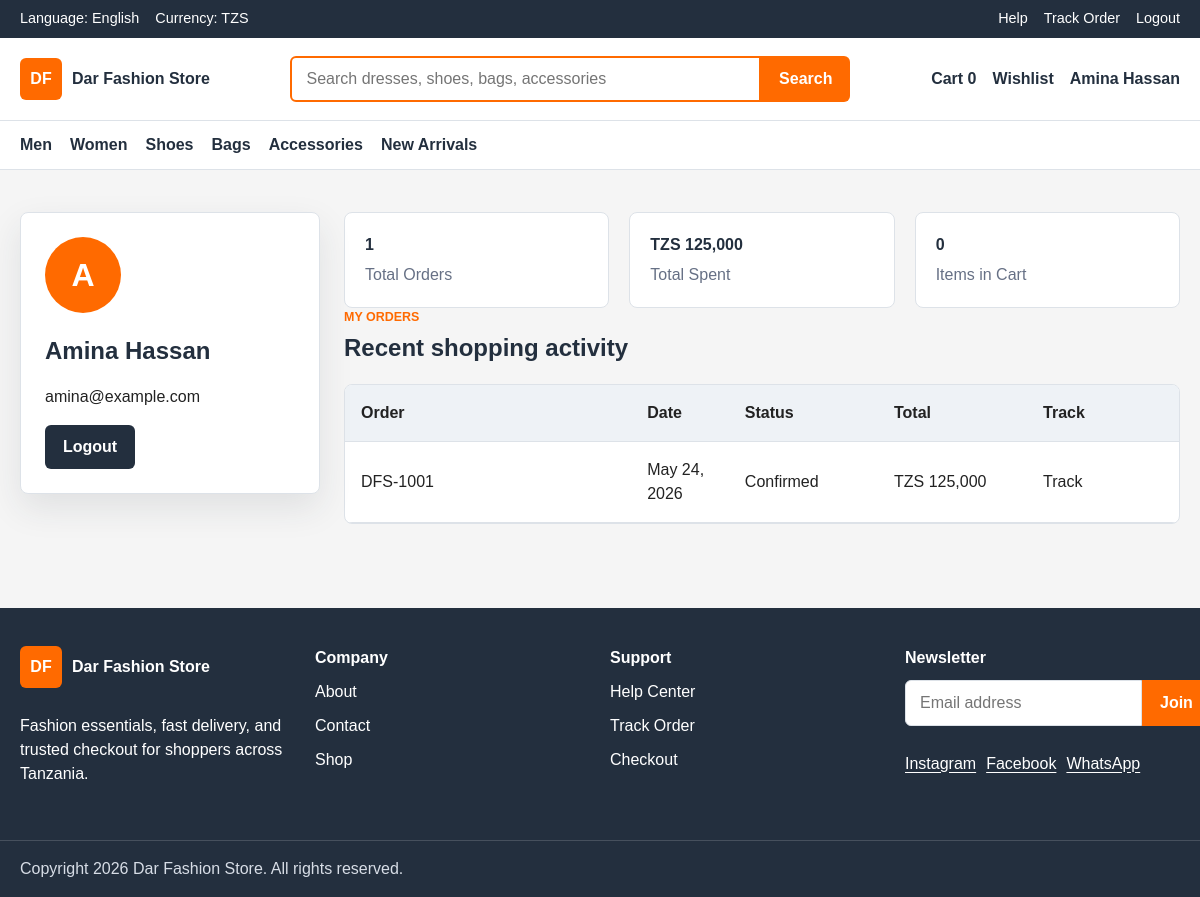
Page /profile.php (signed in) on the earlier database version.
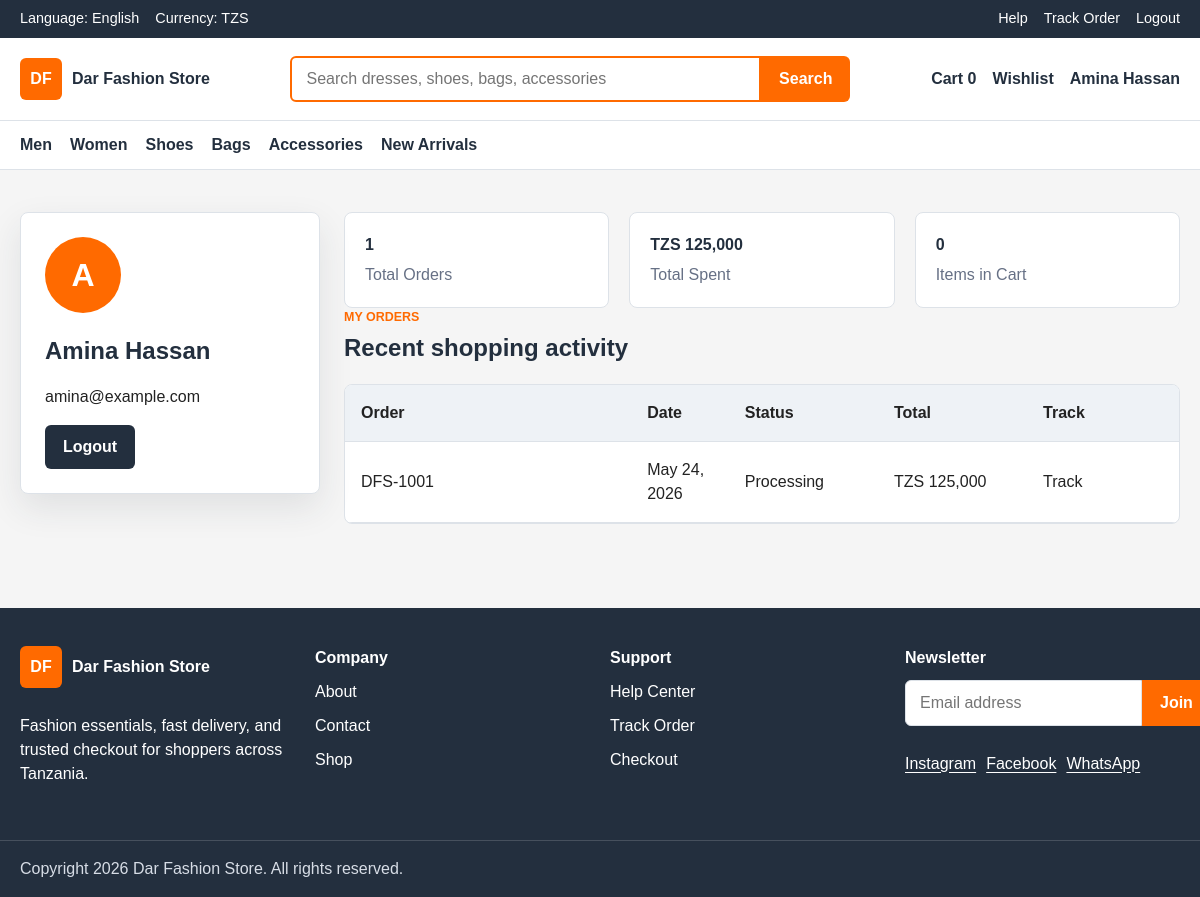
Same page on the later database version.
### tables this page shows
CREATE TABLE orders (
    id INT UNSIGNED AUTO_INCREMENT PRIMARY KEY,
    order_number VARCHAR(40) NOT NULL UNIQUE,
    user_id INT UNSIGNED,
    customer_name VARCHAR(120) NOT NULL,
    customer_email VARCHAR(160) NOT NULL,
    customer_phone VARCHAR(30) NOT NULL,
    shipping_address TEXT NOT NULL,
    subtotal DECIMAL(10,2) NOT NULL DEFAULT 0.00,
    delivery_fee DECIMAL(10,2) NOT NULL DEFAULT 0.00,
    total DECIMAL(10,2) NOT NULL,
    status ENUM('pending', 'confirmed', 'processing', 'shipped', 'in_transit', 'out_for_delivery', 'delivered', 'cancelled') NOT NULL DEFAULT 'pending',
    delivery_company VARCHAR(120),
    delivery_notes TEXT,
    estimated_delivery_days INT UNSIGNED NOT NULL DEFAULT 1,
    created_at TIMESTAMP NOT NULL DEFAULT CURRENT_TIMESTAMP,
    updated_at TIMESTAMP NOT NULL DEFAULT CURRENT_TIMESTAMP ON UPDATE CURRENT_TIMESTAMP,
    CONSTRAINT fk_orders_user
        FOREIGN KEY (user_id) REFERENCES users(id)
        ON UPDATE CASCADE
        ON DELETE SET NULL,
    INDEX idx_orders_user (user_id),
    INDEX idx_orders_status (status),
    INDEX idx_orders_created_at (created_at)
);

### app/includes/auth.php (called while the page is built, shortened)
<?php
function current_user() {
    return $_SESSION['user'] ?? null;
}

### public/profile.php (the view, shortened to what this page needs)
<?php
$basePath = '..';
require_once __DIR__ . '/../app/includes/auth.php';
include __DIR__ . '/../app/includes/header.php';
$user = current_user();
$database = new Database();
$conn = $database->connect();
$orders = [];
$stats = ['orders' => 0, 'spent' => 0, 'cart' => count($_SESSION['cart'] ?? [])];
if ($conn) {
    $stmt = $conn->prepare("SELECT * FROM orders WHERE user_id = ? ORDER BY created_at DESC");
    $stmt->execute([$user['id']]);
    $orders = $stmt->fetchAll(PDO::FETCH_ASSOC);
    $stats['orders'] = count($orders);
    foreach ($orders as $order) {
        $stats['spent'] += (float) $order['total'];
    }
}
?>
<main class="section">
    <div class="container profile-layout">
        <aside class="profile-card">
            <div class="profile-avatar"><?php echo strtoupper(substr($user['fullname'], 0, 1)); ?></div>
            <h1><?php echo htmlspecialchars($user['fullname']); ?></h1>
            <p><?php echo htmlspecialchars($user['email']); ?></p>
            <a class="button button--dark" href="logout.php">Logout</a>
        </aside>
        <section>
            <div class="benefit-grid">
                <article class="benefit-card"><strong><?php echo (int) $stats['orders']; ?></strong><span>Total Orders</span></article>
                <article class="benefit-card"><strong>TZS <?php echo number_format($stats['spent'], 0); ?></strong><span>Total Spent</span></article>
                <article class="benefit-card"><strong><?php echo (int) $stats['cart']; ?></strong><span>Items in Cart</span></article>
            </div>
            <div class="section-heading">
                <p class="section-kicker">My orders</p>
                <h2>Recent shopping activity</h2>
            </div>
            <div class="cart-table">
                <div class="cart-row cart-row--head"><span>Order</span><span>Date</span><span>Status</span><span>Total</span><span>Track</span></div>
                <?php foreach ($orders as $order): ?>
                    <div class="cart-row">
                        <span><?php echo htmlspecialchars($order['order_number']); ?></span>
                        <span><?php echo htmlspecialchars(date('M d, Y', strtotime($order['created_at']))); ?></span>
                        <span><?php echo htmlspecialchars(ucfirst($order['status'])); ?></span>
                        <span>TZS <?php echo number_format((float) $order['total'], 0); ?></span>
                        <a href="track-order.php?order_number=<?php echo urlencode($order['order_number']); ?>&email=<?php echo urlencode($order['customer_email']); ?>">Track</a>
                    </div>
                <?php endforeach; ?>
            </div>
        </section>
    </div>
</main>
<?php include __DIR__ . '/../app/includes/footer.php'; ?>

### app/includes/header.php (shortened to what this page needs)
<?php
require_once __DIR__ . '/auth.php';
$basePath = $basePath ?? '..';
?>
<!DOCTYPE html>
<html lang="en">
<head>
    <link rel="stylesheet" href="<?php echo $basePath; ?>/assets/css/style.css">
    <link rel="stylesheet" href="<?php echo $basePath; ?>/assets/css/responsive.css">
</head>
<body>
<?php include __DIR__ . '/navbar.php'; ?>

### app/includes/navbar.php (shortened to what this page needs)
<?php
$cartCount = $cartCount ?? count($_SESSION['cart'] ?? []);
$navBase = $navBase ?? $basePath ?? '..';
$loggedInUser = current_user();
?>
<header class="site-header">
    <section class="topbar">
        <div class="container topbar__inner">
            <div class="topbar__group">
                <span>Language: English</span>
                <span>Currency: TZS</span>
            </div>
            <nav class="topbar__links" aria-label="Utility navigation">
                <a href="<?php echo $navBase; ?>/public/contact.php">Help</a>
                <a href="<?php echo $navBase; ?>/public/track-order.php">Track Order</a>
                <?php if ($loggedInUser): ?>
                    <a href="<?php echo $navBase; ?>/public/logout.php">Logout</a>
                <?php else: ?>
                    <a href="<?php echo $navBase; ?>/public/login.php">Login</a>
                    <a href="<?php echo $navBase; ?>/public/register.php">Register</a>
                <?php endif; ?>
            </nav>
        </div>
    </section>
    <section class="main-nav">
        <div class="container main-nav__inner">
            <a class="logo" href="<?php echo $navBase; ?>/public/index.php" aria-label="Dar Fashion Store home">
                <span class="logo__mark">DF</span>
                <span class="logo__text">Dar Fashion Store</span>
            </a>
            <form class="search-form" action="<?php echo $navBase; ?>/public/shop.php" method="get">
                <input id="site-search" name="q" type="search" placeholder="Search dresses, shoes, bags, accessories">
                <button type="submit">Search</button>
            </form>
            <nav class="action-nav" aria-label="Account actions">
                <a href="<?php echo $navBase; ?>/public/cart.php">Cart <strong><?php echo (int) $cartCount; ?></strong></a>
                <a href="<?php echo $navBase; ?>/public/shop.php?wishlist=1">Wishlist</a>
                <a href="<?php echo $navBase; ?>/public/profile.php"><?php echo $loggedInUser ? htmlspecialchars($loggedInUser['fullname']) : 'Profile'; ?></a>
            </nav>
        </div>
    </section>
    <nav class="category-nav" id="category-menu" aria-label="Product categories">
        <div class="container category-nav__inner">
            <a href="<?php echo $navBase; ?>/public/shop.php?category=men">Men</a>
            <a href="<?php echo $navBase; ?>/public/shop.php?category=women">Women</a>
            <a href="<?php echo $navBase; ?>/public/shop.php?category=shoes">Shoes</a>
            <a href="<?php echo $navBase; ?>/public/shop.php?category=bags">Bags</a>
            <a href="<?php echo $navBase; ?>/public/shop.php?category=accessories">Accessories</a>
            <a href="<?php echo $navBase; ?>/public/shop.php?category=new-arrivals">New Arrivals</a>
        </div>
    </nav>
</header>

### app/includes/footer.php (shortened to what this page needs)
<?php $footerBase = $footerBase ?? $basePath ?? '..'; ?>
<footer class="site-footer">
    <div class="container footer-grid">
        <section>
            <a class="logo logo--footer" href="<?php echo $footerBase; ?>/public/index.php">
                <span class="logo__mark">DF</span>
                <span class="logo__text">Dar Fashion Store</span>
            </a>
            <p>Fashion essentials, fast delivery, and trusted checkout for shoppers across Tanzania.</p>
        </section>
        <section>
            <h2>Company</h2>
            <a href="<?php echo $footerBase; ?>/public/about.php">About</a>
            <a href="<?php echo $footerBase; ?>/public/contact.php">Contact</a>
            <a href="<?php echo $footerBase; ?>/public/shop.php">Shop</a>
        </section>
        <section>
            <h2>Support</h2>
            <a href="<?php echo $footerBase; ?>/public/contact.php">Help Center</a>
            <a href="<?php echo $footerBase; ?>/public/track-order.php">Track Order</a>
            <a href="<?php echo $footerBase; ?>/public/checkout.php">Checkout</a>
        </section>
        <section>
            <h2>Newsletter</h2>
            <form class="footer-newsletter" action="<?php echo $footerBase; ?>/public/index.php#newsletter" method="post">
                <input id="footer-email" type="email" placeholder="Email address">
                <button type="submit">Join</button>
            </form>
            <p class="social-links">
                <a href="https://www.instagram.com/" target="_blank" rel="noopener">Instagram</a>
                <a href="https://www.facebook.com/" target="_blank" rel="noopener">Facebook</a>
                <a href="https://wa.me/255700000000" target="_blank" rel="noopener">WhatsApp</a>
            </p>
        </section>
    </div>
    <div class="footer-bottom">
        <div class="container">Copyright <?php echo date('Y'); ?> Dar Fashion Store. All rights reserved.</div>
    </div>
</footer>
</body>
</html>

Differences in the rows shown:
changed orders "DFS-1001": status "Confirmed" → "Processing"
